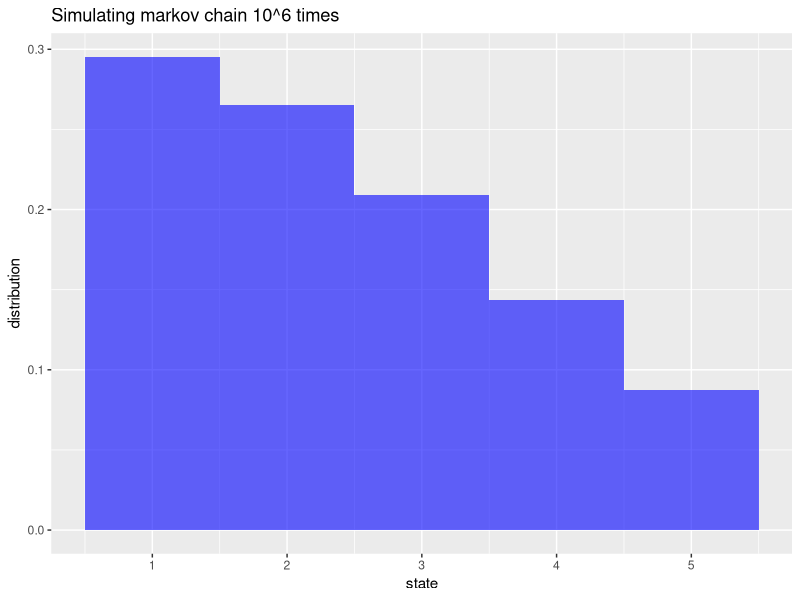
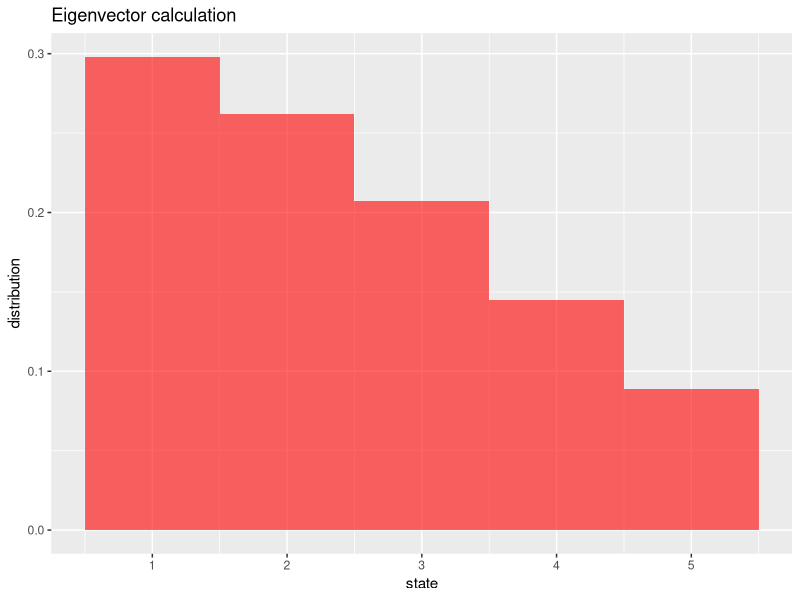
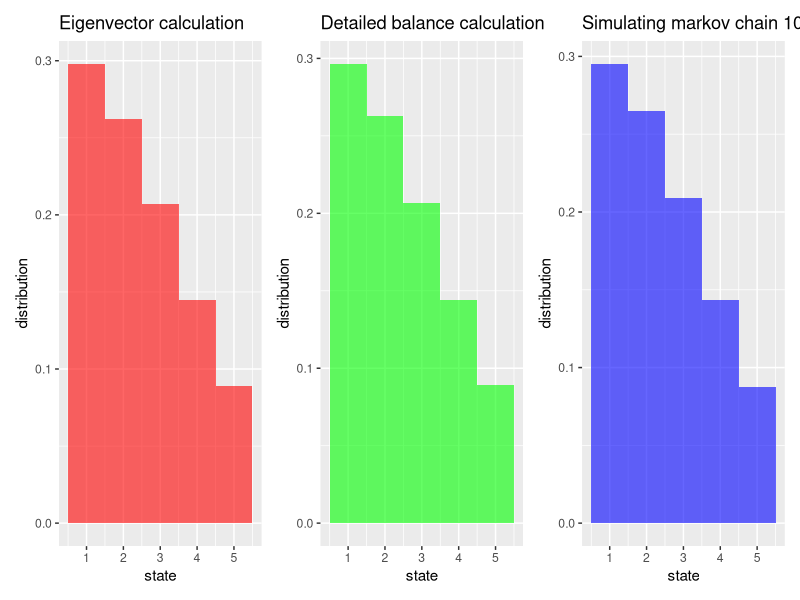

R code for these plots, in order:
library(ggplot2)
library(patchwork)

a = .04
b = .16
K = .1


pincrease = function(n){
  return(K*exp(a*n))
}

pdecrease = function(n){
  return(K*exp(b*(n-1)))
}


pstay = function(n){
  return(1-pincrease(n)-pdecrease(n))
}
r1 = c(1-pincrease(1),pincrease(1),0,0,0)
r2 = c(pdecrease(2),pstay(2),pincrease(2),0,0)
r3 = c(0,pdecrease(3),pstay(3),pincrease(3),0)
r4 = c(0,0,pdecrease(4),pstay(4),pincrease(4))
r5 = c(0,0,0,pdecrease(5),1-pdecrease(5))

p = matrix(c(r1,r2,r3,r4,r5),nrow= 5,byrow = TRUE)
p

e = eigen(t(p))

# note since R organizes eigenvalues in descending order, and we know the maximum is equal to 1

eigenVector = e$vectors[,1]/sum(e$vectors[,1])

eigenVector

currentState = 1
stateCounter = c(0,0,0,0,0)

for (i in 1:10^6){
   u = runif(1)
   transition = p[currentState,]
   nextPosition = 1
   while (u > sum(p[currentState,1:nextPosition])){
     nextPosition = nextPosition + 1
   }
   currentState = nextPosition
   stateCounter[currentState] = stateCounter[currentState] + 1
}
stateCounter/sum(stateCounter)

df = data.frame(count = c(rep(1,stateCounter[1]),rep(2,stateCounter[2]),rep(3,stateCounter[3]),rep(4,stateCounter[4]),rep(5,stateCounter[5])))

simulation = ggplot(df) + 
  geom_histogram(aes(x = count, y = after_stat(density)),bins = 5,fill = "blue",alpha = .6) + 
  labs(title = "Simulating markov chain 10^6 times",x = "state",y = "distribution")
eigenGraph = ggplot() + geom_col(aes(x = c(1,2,3,4,5),y =c(0.298, 0.262, 0.207, 0.145, 0.0888)),fill = "red",alpha = .6,width = 1)+
  labs(title = "Eigenvector calculation",x = "state",y = "distribution")
simulation
eigenGraph

calculateStationary = function(i){
  denominator = 0
  for (k in 1:5){
    denominator = denominator +
      exp((a-b)*((k*(k-1))/2))
  }
  return(exp((a-b)*((i*(i-1))/2))/denominator)
}

manualGraph = ggplot() + geom_col(aes(x = c(1,2,3,4,5),
                                      y =c(calculateStationary(1),calculateStationary(2),calculateStationary(3),calculateStationary(4),calculateStationary(5))),
                                  width = 1,fill = "green",alpha = .6)+
  labs(title = "Detailed balance calculation",x = "state",y = "distribution")
eigenGraph + manualGraph + simulation
